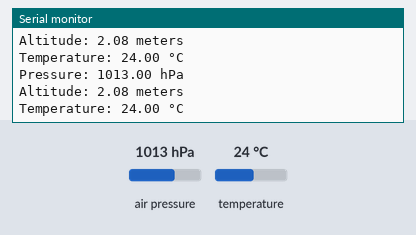
This sketch was run on a simulated Arduino Uno, built with avr-gcc and run on an emulated ATmega328P. On the bench: the last lines printed to the serial monitor. The inputs (shaded band) are chosen by the test bench; at power-on: air pressure 1013 hPa, temperature 24 °C.

Above: at 2.8 s.
2.9 s: air pressure set to 952 hPa
At 4.5 s:
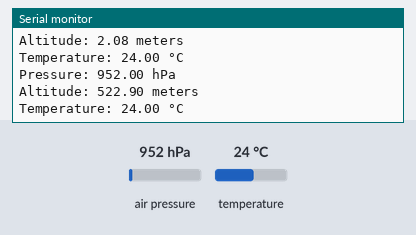
5.6 s: temperature set to 12 °C
At 7.1 s:
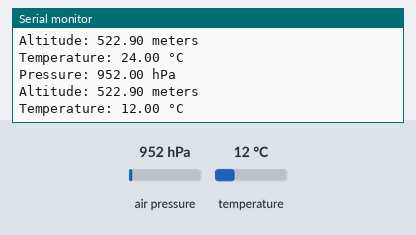
8.3 s: air pressure set to 975 hPa
At 11.0 s:
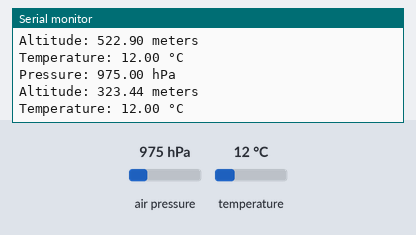
Timing chart, 0 to 12.5 s (numbered marks = the images above; inputs shaded):
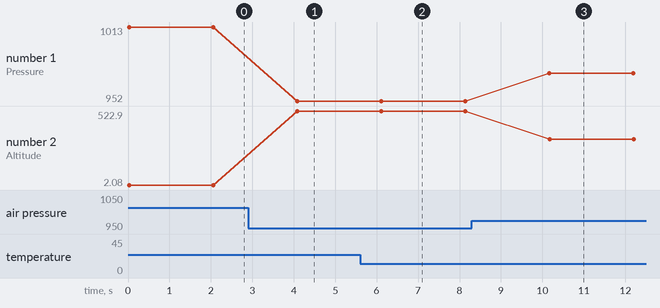

The sketch:

expt2.ino
```cpp
#include<Wire.h>
#include <Adafruit_Sensor.h>
#include <Adafruit_BMP085_U.h>

Adafruit_BMP085_Unified bmp = Adafruit_BMP085_Unified(10085); // Corrected initialization syntax

void setup() {
  Serial.begin(115200);
  Serial.println("BMP180 Sensor Test");

  if (!bmp.begin()) {
    Serial.println("Could not find a valid BMP180 sensor, check wiring!");
    while (1); // Infinite loop to halt execution if sensor not found
  }
}

void loop() {
  sensors_event_t event;
  bmp.getEvent(&event);

  if (event.pressure) {
    Serial.print("Pressure: ");
    Serial.print(event.pressure);
    Serial.println(" hPa");

    // Calculate altitude based on sea level pressure (adjust this value according to your location)
    float seaLevelPressure = 1013.25; // Adjust according to your local sea level pressure
    Serial.print("Altitude: ");
    Serial.print(bmp.pressureToAltitude(seaLevelPressure, event.pressure));
    Serial.println(" meters");

    float temperature;
    bmp.getTemperature(&temperature);
    Serial.print("Temperature: ");
    Serial.print(temperature);
    Serial.println(" °C");
  } else {
    Serial.println("Sensor error");
  }

  delay(2000); // Delay in milliseconds (lowercase 'delay' function)
}
```

Measured:
- after the input at 2.9 s, the serial monitor: prints a new line after 1.2 s (image 1)
- after the input at 5.6 s, the serial monitor: prints a new line after 0.52 s (image 2)
- after the input at 8.3 s, the serial monitor: prints a new line after 1.9 s (image 3)
- plotted number 1: 1013 → 952 after the input at 2.9 s, 952 → 975 after the input at 8.3 s
- plotted number 2: 2.08 → 522.9 after the input at 2.9 s, 522.9 → 323.44 after the input at 8.3 s
